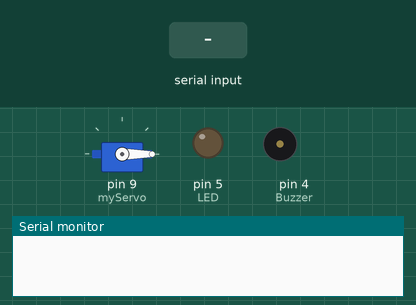
This sketch was run on a simulated Arduino Uno, built with avr-gcc and run on an emulated ATmega328P. On the bench: servo, output pins drawn as LEDs (lit = HIGH), buzzer (waves = sounding, pin HIGH), the last lines printed to the serial monitor. The test bench sets the inputs (shaded band).

Above: at 1.2 s.
1.3 s: "1" received over Serial
At 1.9 s:
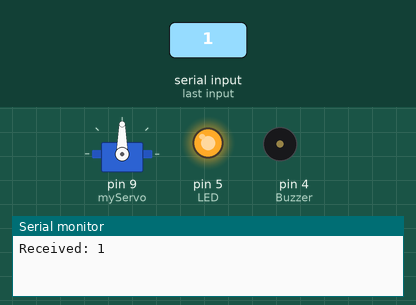
At 6.9 s:
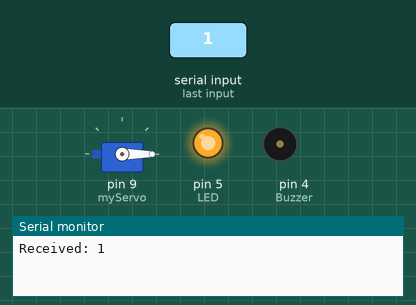
Timing chart, 0 to 8.4 s (numbered marks = the images above; inputs shaded):
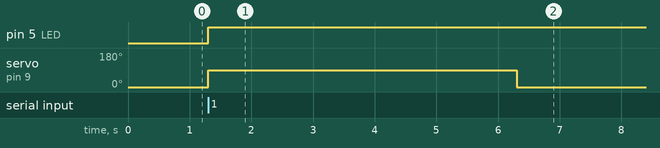

The sketch:

serial.ino
```cpp
#include <Servo.h>

Servo myServo;

void setup() {
  Serial.begin(9600);
  pinMode(4, OUTPUT); // Buzzer
  pinMode(5, OUTPUT); // LED
  myServo.attach(9);
  myServo.write(0);   // Locked position

  // Ensure buzzer and LED are OFF at startup
  digitalWrite(4, LOW);
  digitalWrite(5, LOW);
}

void loop() {
  if (Serial.available() > 0) {
    char received = Serial.read();

    Serial.print("Received: ");
    Serial.println(received);

    if (received == '1') {
      digitalWrite(4, LOW);  // Buzzer OFF
      digitalWrite(5, HIGH); // LED ON (Access Granted)
      myServo.write(90);     // Unlock
      delay(5000);           // Stay unlocked
      myServo.write(0);      // Lock
    } else if (received == '0') {
      digitalWrite(4, HIGH); // Buzzer ON (short beep)
      digitalWrite(5, LOW);  // LED OFF (Access Denied)
      delay(100);            // Reduce buzz duration
      digitalWrite(4, LOW);  // Buzzer OFF
      myServo.write(0);      // Keep locked
    } else {
      // Handle invalid input (optional)
      Serial.println("Invalid input received.");
      digitalWrite(4, LOW);  // Ensure buzzer is off
      digitalWrite(5, LOW);  // Ensure LED is off
      myServo.write(0);      // Keep locked
    }
  }
}
```

Measured:
- after the input at 1.3 s, pin 5 (LED): LOW → HIGH at once; servo on pin 9 (myServo): 0° → 90° at once, → 0° 5.0 s later
